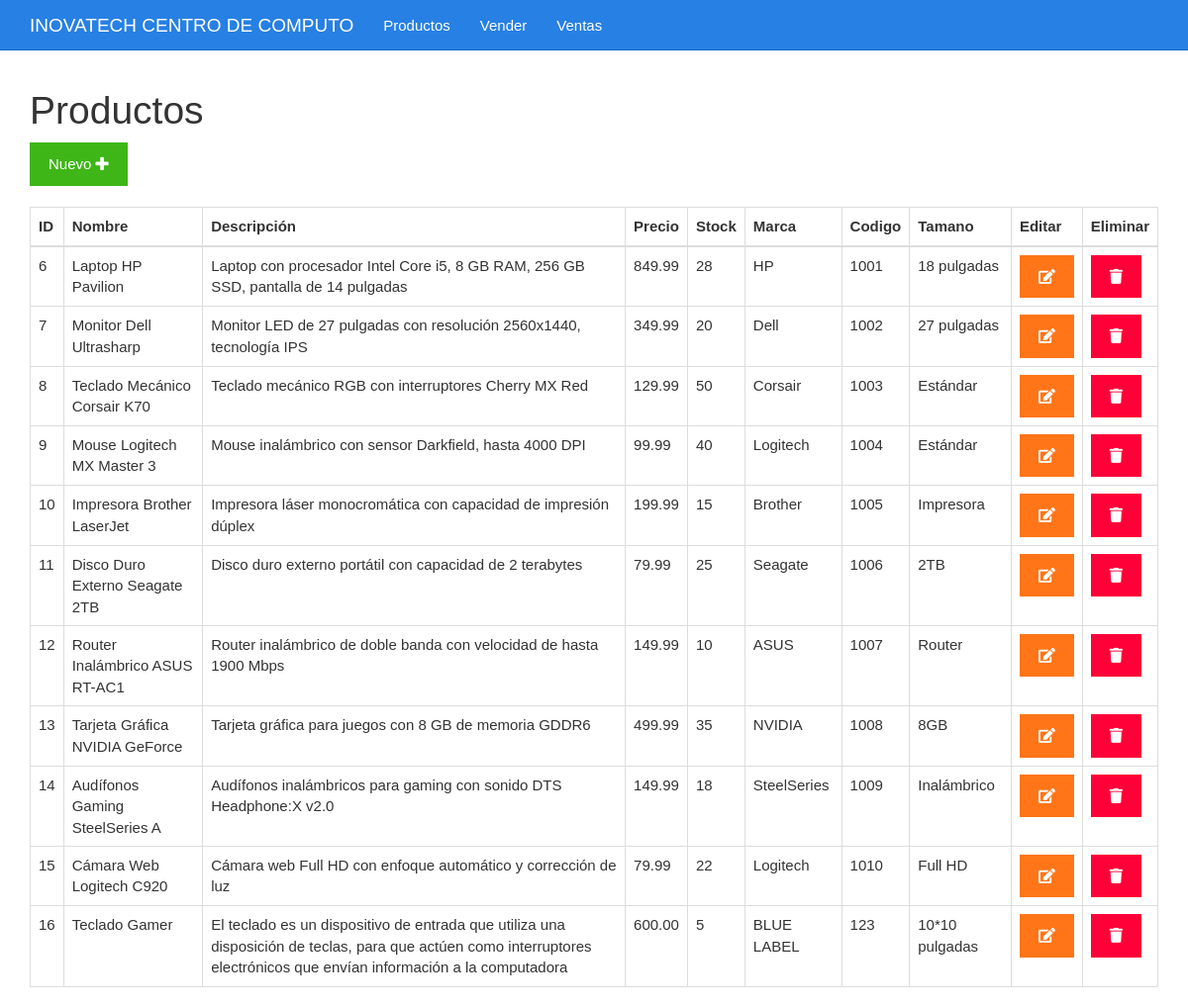
The app's page /listar.php with its own data.
### tables this page shows
CREATE TABLE `tbl_productos` (
  `id` bigint(20) UNSIGNED NOT NULL,
  `nombre` varchar(30) NOT NULL,
  `descripcion` varchar(255) NOT NULL,
  `precio` decimal(5,2) NOT NULL,
  `stock` int(10) NOT NULL,
  `marca` varchar(30) NOT NULL,
  `codigo` int(10) NOT NULL,
  `tamano` varchar(50) NOT NULL
);

### listar.php (the view)
<?php include_once "encabezado.php" ?>
<?php
include_once "base_de_datos.php";
$sentencia = $base_de_datos->query("SELECT * FROM tbl_productos;");
$productos = $sentencia->fetchAll(PDO::FETCH_OBJ);
?>
	<div class="col-xs-12">
		<h1>Productos</h1>
		<div>
			<a class="btn btn-success" href="./formulario.php">Nuevo <i class="fa fa-plus"></i></a>
		</div>
		<br>
		<table class="table table-bordered">
			<thead>
				<tr>
					<th>ID</th>
					<th>Nombre</th>
					<th>Descripción</th>
					<th>Precio</th>
					<th>Stock</th>
					<th>Marca</th>
					<th>Codigo</th>
					<th>Tamano</th>
					<th>Editar</th>
					<th>Eliminar</th>
				</tr>
			</thead>
			<tbody>
				<?php foreach($productos as $producto){ ?>
				<tr>
					<td><?php echo $producto->id ?></td>
					<td><?php echo $producto->nombre ?></td>
					<td><?php echo $producto->descripcion ?></td>
					<td><?php echo $producto->precio ?></td>
					<td><?php echo $producto->stock ?></td>
					<td><?php echo $producto->marca ?></td>
					<td><?php echo $producto->codigo ?></td>
					<td><?php echo $producto->tamano ?></td>
					<td><a class="btn btn-warning" href="<?php echo "editar.php?id=" . $producto->id?>"><i class="fa fa-edit"></i></a></td>
					<td><a class="btn btn-danger" href="<?php echo "eliminar.php?id=" . $producto->id?>"><i class="fa fa-trash"></i></a></td>
				</tr>
				<?php } ?>
			</tbody>
		</table>
	</div>
<?php include_once "pie.php" ?>

### encabezado.php (shortened to what this page needs)
<!DOCTYPE html>
<html lang="es">
<head>
	<link rel="stylesheet" href="./css/fontawesome-all.min.css">
	<link rel="stylesheet" href="./css/2.css">
	<link rel="stylesheet" href="./css/estilo.css">
</head>
<body>
	<nav class="navbar navbar-inverse navbar-fixed-top">
		<div class="container">
			<div class="navbar-header">
				<a class="navbar-brand" href="#">INOVATECH CENTRO DE COMPUTO</a>
			</div>
			<div id="navbar" class="collapse navbar-collapse">
				<ul class="nav navbar-nav">
					<li><a href="./listar.php">Productos</a></li>
					<li><a href="./vender.php">Vender</a></li>
					<li><a href="./ventas.php">Ventas</a></li>
				</ul>
			</div>
		</div>
	</nav>
	<div class="container">
		<div class="row">

### pie.php
		</div>
	</div>
</body>
</html>

### css/estilo.css (style rules this page uses)
body { padding-top: 70px; }

### records on screen
tbl_productos: id "6", nombre "Laptop HP Pavilion", descripcion "Laptop con procesador Intel Core i5, 8 GB RAM, 256 GB SSD, pantalla de 14 pulgadas", precio "849.99", stock "28", marca "HP", codigo "1001", tamano "18 pulgadas"
tbl_productos: id "7", nombre "Monitor Dell Ultrasharp", descripcion "Monitor LED de 27 pulgadas con resolución 2560x1440, tecnología IPS", precio "349.99", stock "20", marca "Dell", codigo "1002", tamano "27 pulgadas"
tbl_productos: id "8", nombre "Teclado Mecánico Corsair K70", descripcion "Teclado mecánico RGB con interruptores Cherry MX Red", precio "129.99", stock "50", marca "Corsair", codigo "1003", tamano "Estándar"
tbl_productos: id "9", nombre "Mouse Logitech MX Master 3", descripcion "Mouse inalámbrico con sensor Darkfield, hasta 4000 DPI", precio "99.99", stock "40", marca "Logitech", codigo "1004", tamano "Estándar"
tbl_productos: id "10", nombre "Impresora Brother LaserJet", descripcion "Impresora láser monocromática con capacidad de impresión dúplex", precio "199.99", stock "15", marca "Brother", codigo "1005", tamano "Impresora"
tbl_productos: id "11", nombre "Disco Duro Externo Seagate 2TB", descripcion "Disco duro externo portátil con capacidad de 2 terabytes", precio "79.99", stock "25", marca "Seagate", codigo "1006", tamano "2TB"
tbl_productos: id "12", nombre "Router Inalámbrico ASUS RT-AC1", descripcion "Router inalámbrico de doble banda con velocidad de hasta 1900 Mbps", precio "149.99", stock "10", marca "ASUS", codigo "1007", tamano "Router"
tbl_productos: id "13", nombre "Tarjeta Gráfica NVIDIA GeForce", descripcion "Tarjeta gráfica para juegos con 8 GB de memoria GDDR6", precio "499.99", stock "35", marca "NVIDIA", codigo "1008", tamano "8GB"
tbl_productos: id "14", nombre "Audífonos Gaming SteelSeries A", descripcion "Audífonos inalámbricos para gaming con sonido DTS Headphone:X v2.0", precio "149.99", stock "18", marca "SteelSeries", codigo "1009", tamano "Inalámbrico"
tbl_productos: id "15", nombre "Cámara Web Logitech C920", descripcion "Cámara web Full HD con enfoque automático y corrección de luz", precio "79.99", stock "22", marca "Logitech", codigo "1010", tamano "Full HD"
tbl_productos: id "16", nombre "Teclado Gamer", descripcion "El teclado es un dispositivo de entrada que utiliza una disposición de teclas, para que actúen como interruptores electrónicos que envían información a la computadora", precio "600.00", stock "5", marca "BLUE LABEL", codigo "123", tamano "10*10 pulgadas"
